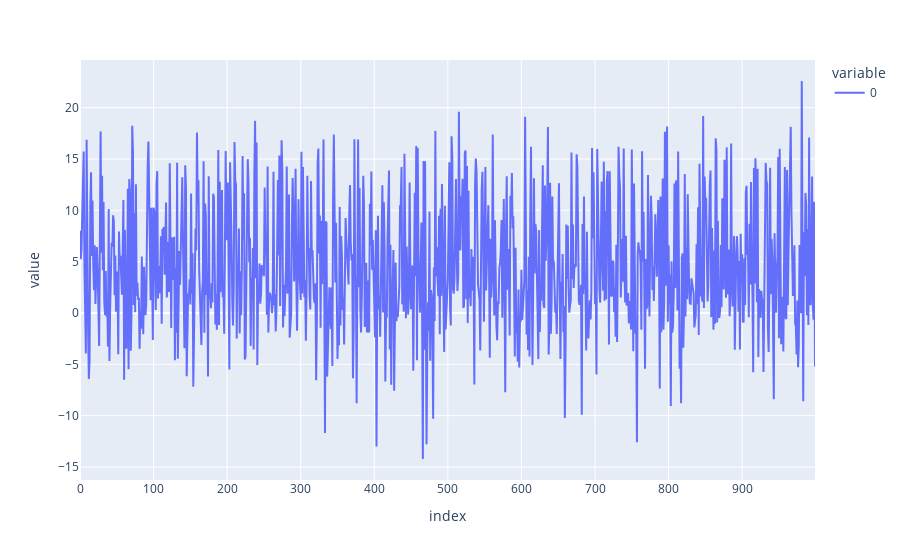

Write notebook code for a chart like this one.
### Code cell
from plotly import express
express.line(m.samples)

### Figure 1 — Plotly figure (JSON) as saved in the notebook; plotly's stock layout.template omitted (floating-point values rounded to 4 significant figures; data arrays with more than 128 entries replaced by an {"elided": "..."} marker saying what was removed)
{"data": [{"hovertemplate": "variable=0<br>index=%{x}<br>value=%{y}<extra></extra>", "legendgroup": "0", "line": {"color": "#636efa", "dash": "solid"}, "marker": {"symbol": "circle"}, "mode": "lines", "name": "0", "orientation": "v", "showlegend": true, "type": "scatter", "x": {"elided": "1000 int values"}, "xaxis": "x", "y": {"elided": "1000 float values"}, "yaxis": "y"}], "layout": {"legend": {"title": {"text": "variable"}, "tracegroupgap": 0}, "margin": {"t": 60}, "xaxis": {"anchor": "y", "domain": [0, 1], "title": {"text": "index"}}, "yaxis": {"anchor": "x", "domain": [0, 1], "title": {"text": "value"}}}}
